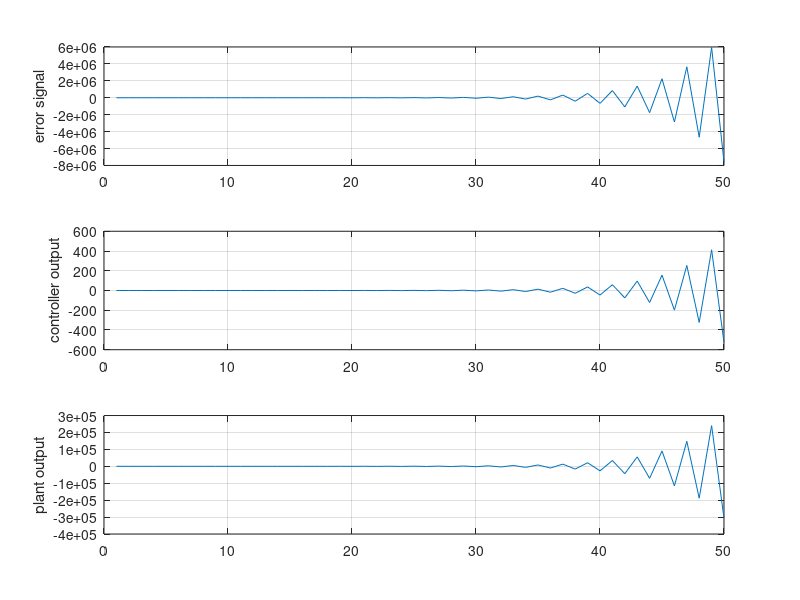

MATLAB code for this plot:


% From (bash)  sim.c >data.txt
results = load('data.txt')

error_signal = results(:,1);
controller_output = results(:,2);
plant_output = results(:,3);


subplot(3,1,1)
plot(error_signal)
ylabel('error signal')
grid on

subplot(3,1,2)
plot(controller_output)
ylabel('controller output')
grid on

subplot(3,1,3)
plot(plant_output)
ylabel('plant output')
grid on

input('')